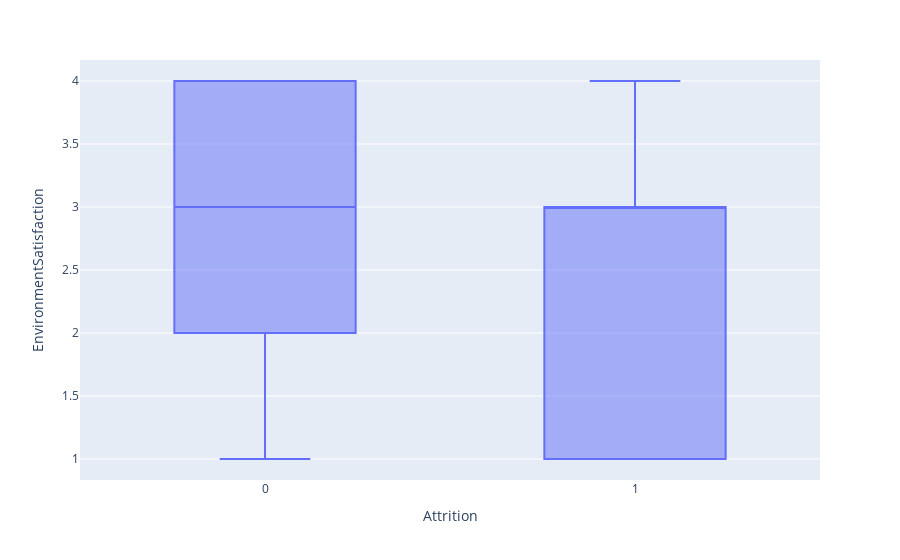

Notebook source saved alongside this figure:
### Code cell
fig = px.box(df, x = 'Attrition',y = 'EnvironmentSatisfaction')
fig.show()
plt.savefig('8.png')

### Figure 1 — Plotly figure (JSON) as saved in the notebook; plotly's stock layout.template omitted (floating-point values rounded to 4 significant figures; data arrays with more than 128 entries replaced by an {"elided": "..."} marker saying what was removed)
{"data": [{"alignmentgroup": "True", "hovertemplate": "Attrition=%{x}<br>EnvironmentSatisfaction=%{y}<extra></extra>", "legendgroup": "", "marker": {"color": "#636efa"}, "name": "", "notched": false, "offsetgroup": "", "orientation": "v", "showlegend": false, "type": "box", "x": {"elided": "1677 int values"}, "x0": " ", "xaxis": "x", "y": {"elided": "1677 int values"}, "y0": " ", "yaxis": "y"}], "layout": {"boxmode": "group", "legend": {"tracegroupgap": 0}, "margin": {"t": 60}, "xaxis": {"anchor": "y", "domain": [0, 1], "title": {"text": "Attrition"}}, "yaxis": {"anchor": "x", "domain": [0, 1], "title": {"text": "EnvironmentSatisfaction"}}}}
